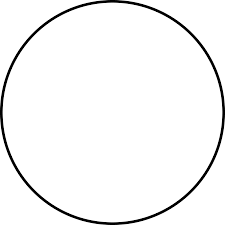
#> input picture hough transform/circle.png, 225 x 225 px
$ python 'hough circle.py'
#> lines starting #> are read from the running program, lines starting #| are printed output that depends on the picture; after the words box and inside, x2 and y2 are one past the last pixel; in counts of white or black regions, pixels touching at a corner belong together
import cv2
import numpy as np
import matplotlib.pyplot as plt

img= cv2.imread('circle.png')
#> img is the input picture: shape (225, 225, 3); min 0, max 255, mean 245.9

gray = cv2.cvtColor(img, cv2.COLOR_BGR2GRAY)
gray = cv2.resize(gray, None, fx = 2, fy  = 2 )
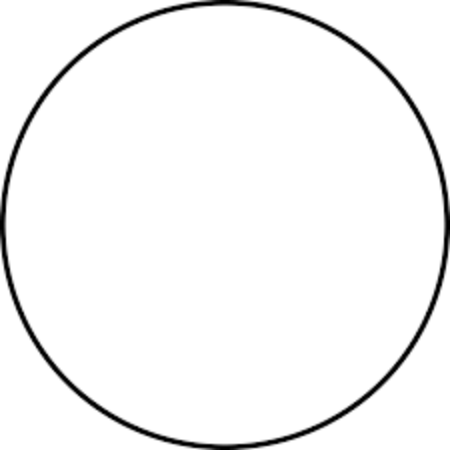
#> gray: shape (450, 450); min 0, max 255, mean 245.9

#gray = cv2.GaussianBlur(gray, (5, 5), 0)

canny = cv2.Canny(gray, 30, 150)
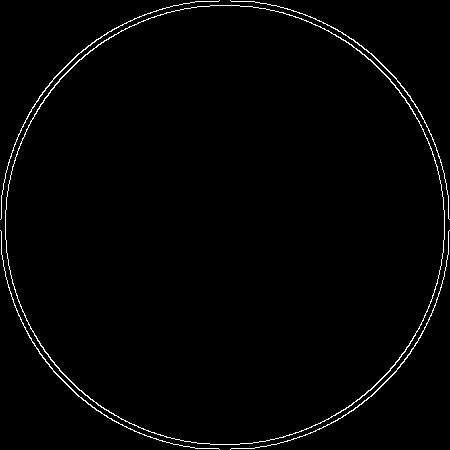
#> canny: shape (450, 450); 1.6% white in thin lines or dots

#circles = cv2.HoughCircles(canny, cv2.HOUGH_GRADIENT, 1, 100, param1 = 200, param2 =30, minRadius = 30, maxRadius = 100)

circles = cv2.HoughCircles(canny, cv2.HOUGH_GRADIENT, 1, 150, param1 = 1500, param2 =60)
#> circles = [[224.5, 207.5, 235.1]]

#circles = cv2.HoughCircles(canny, cv2.HOUGH_GRADIENT, 5,, 150,  minDist = 0, param1 = 1, param2 =1)
circles = np.uint16(np.around(circles))
#> circles = [[224, 208, 235]]

canny = cv2.cvtColor(canny, cv2.COLOR_GRAY2BGR)
#> canny: shape (450, 450, 3); 1.6% white in thin lines or dots
for i in circles[0, :]:

    cv2.circle(img, (i[0], i[1]), i[2], (0, 255, 0), 1)
    cv2.circle(img, (i[0], i[1]), 2, (0, 0, 255), 1)

    cv2.circle(canny, (i[0], i[1]), i[2], (0, 255, 0), 1)
    cv2.circle(canny, (i[0], i[1]), 2, (0, 0, 255), 1)
#> this loop made 1 pass
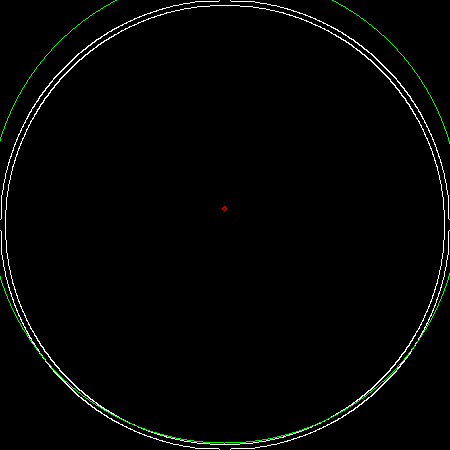
#> canny: shape (450, 450, 3); mean B, G, R 3.9, 5, 3.9
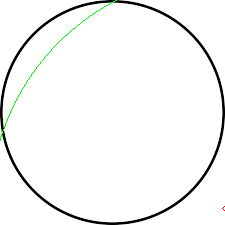
#> img: shape (225, 225, 3); 0.32% of pixels changed, all inside (x1, y1, x2, y2) = (0, 0, 225, 211)


plt.figure()
plt.subplot(121)
plt.imshow(gray, cmap = 'Greys_r')
plt.subplot(122)
plt.imshow(canny)

plt.tight_layout()
#> figure, not shown here; B, G, R data is drawn as R, G, B
